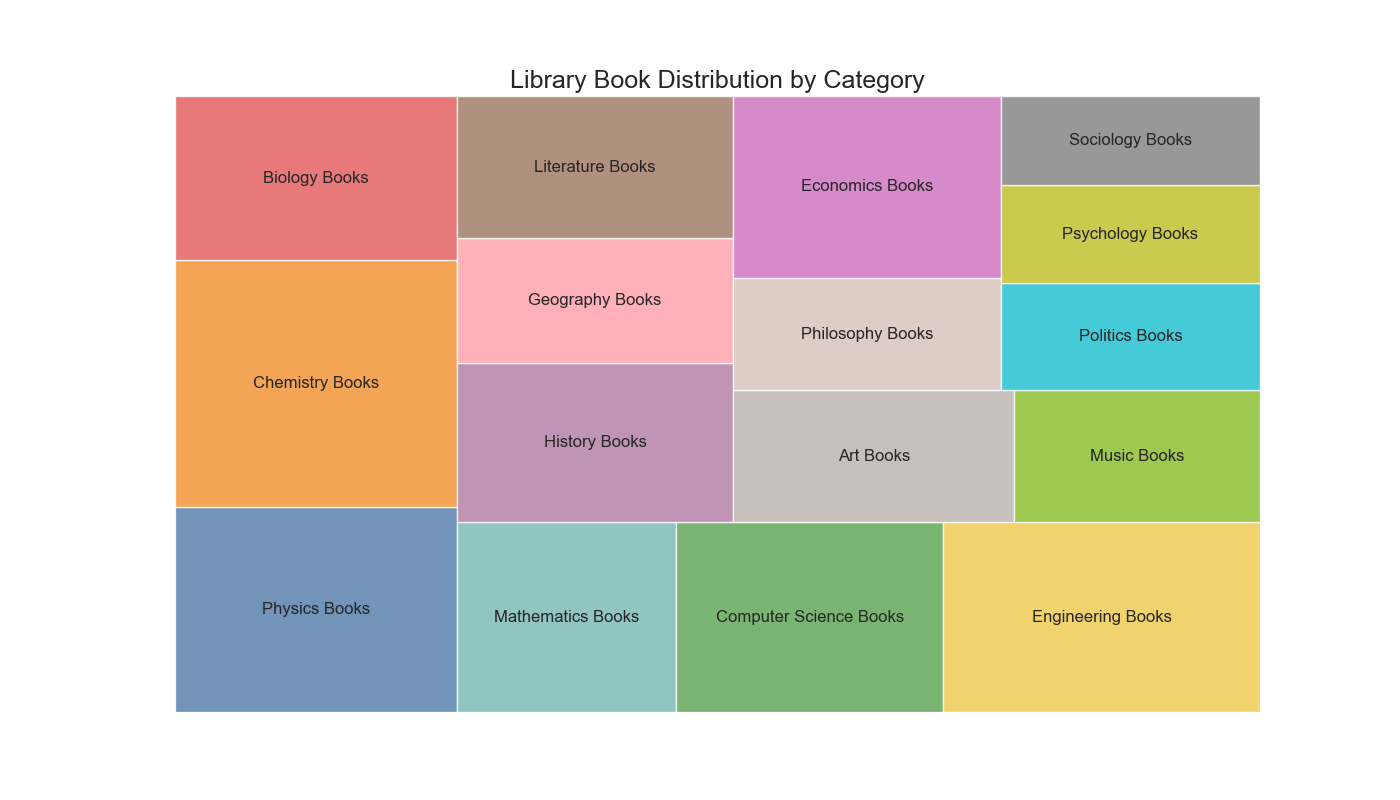

Write Python code to recreate this figure.

import seaborn as sns
import matplotlib.pyplot as plt
import pandas as pd
import squarify

data = {
    'Category': ['Physics Books', 'Chemistry Books', 'Biology Books', 'Mathematics Books', 'Computer Science Books',
                 'Engineering Books', 'History Books', 'Geography Books', 'Literature Books', 'Art Books',
                 'Music Books', 'Philosophy Books', 'Economics Books', 'Politics Books', 'Psychology Books', 'Sociology Books'],
    'Amount': [250, 300, 200, 180, 220, 260, 190, 150, 170, 160, 140, 130, 210, 120, 110, 100]
}

df = pd.DataFrame(data)

plt.figure(figsize=(14, 8))
colors = ["#4e79a7", "#f28e2b", "#e15759", "#76b7b2", "#59a14f", "#edc949", "#af7aa1", "#ff9da7", "#9c755f", "#bab0ab",
          "#86bc25", "#d6c1b8", "#ce6dbd", "#17becf", "#bcbd22", "#7f7f7f"]
squarify.plot(sizes=df['Amount'], label=df['Category'], alpha=0.8, color=colors)
plt.title('Library Book Distribution by Category', fontsize=18)
plt.axis('off')
plt.show()
